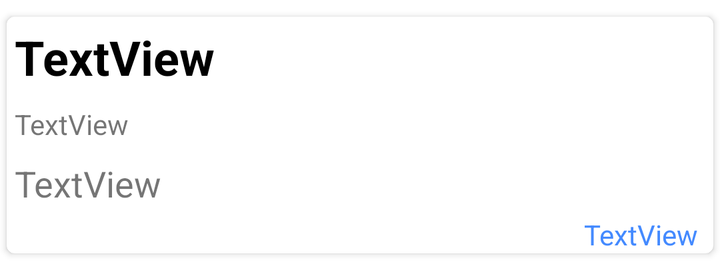
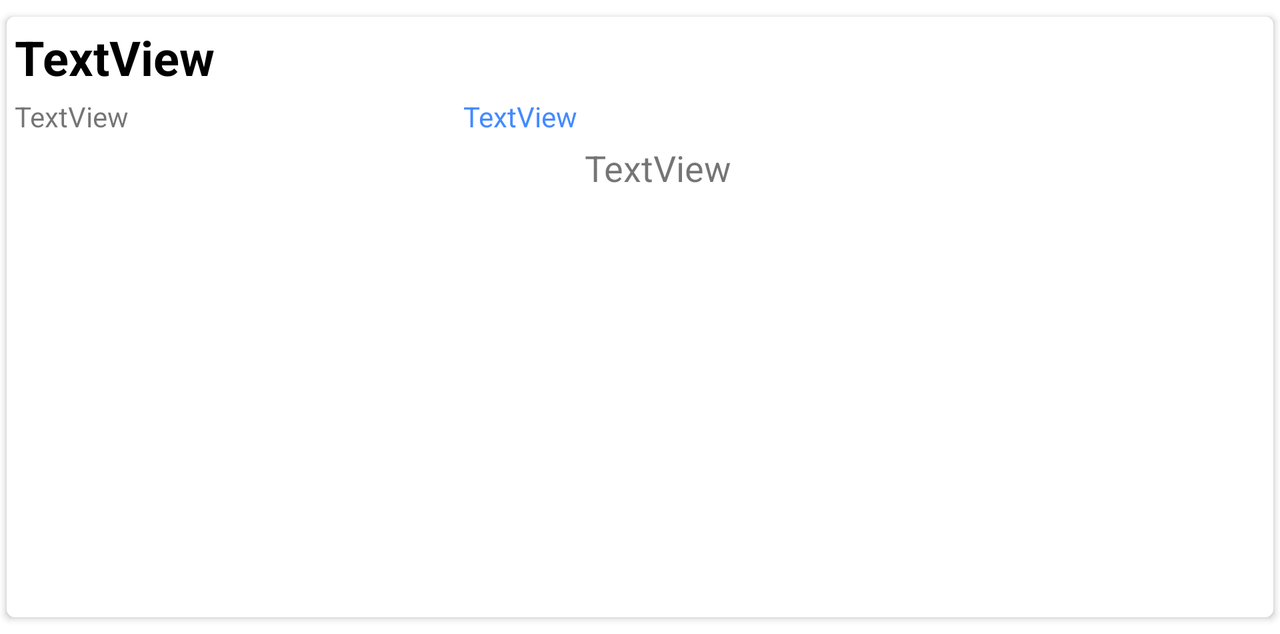

Two renders of one Android screen. The first uses the default layout on a phone; the second uses the alternative layout the repository ships for a different screen configuration, on a matching device. The two XML files are below.
<!-- AndroidManifest.xml: application theme AppTheme -->
<!-- res/layout/view_for_recycler.xml -->
<?xml version="1.0" encoding="utf-8"?>
<LinearLayout xmlns:android="http://schemas.android.com/apk/res/android"
    xmlns:app="http://schemas.android.com/apk/res-auto"
    xmlns:tools="http://schemas.android.com/tools"
    android:layout_width="match_parent"
    android:layout_height="wrap_content"
    android:orientation="horizontal"
    android:layout_marginTop="4dp"
    android:layout_marginBottom="4dp">

    <android.support.v7.widget.CardView
        android:id="@+id/cardView"
        android:layout_width="match_parent"
        android:layout_height="match_parent"
        app:cardCornerRadius="4dp"
        app:cardElevation="2dp"
        app:cardUseCompatPadding="true">

        <LinearLayout
            android:layout_width="match_parent"
            android:layout_height="match_parent"
            android:orientation="vertical">

            <TextView
                android:id="@+id/title"
                android:layout_width="match_parent"
                android:layout_height="wrap_content"
                android:layout_margin="4dp"
                android:layout_weight="1"
                android:text="TextView"
                android:textColor="@android:color/black"
                android:textSize="24sp"
                android:textStyle="bold" />

            <TextView
                android:id="@+id/datePublished"
                android:layout_width="match_parent"
                android:layout_height="wrap_content"
                android:layout_margin="4dp"
                android:layout_weight="1"
                android:text="TextView" />

            <ImageView
                android:id="@+id/thumbnail"
                android:layout_width="match_parent"
                android:layout_height="wrap_content"
                android:layout_margin="0dp"
                android:layout_weight="1"
                android:adjustViewBounds="true"
                android:scaleType="centerCrop"
                app:srcCompat="@drawable/placeholder" />

            <TextView
                android:id="@+id/description"
                android:layout_width="match_parent"
                android:layout_height="wrap_content"
                android:layout_margin="4dp"
                android:layout_weight="1"
                android:text="TextView"
                android:textSize="18sp" />

            <TextView
                android:id="@+id/outlet"
                android:layout_width="match_parent"
                android:layout_height="wrap_content"
                android:layout_marginRight="8dp"
                android:layout_weight="1"
                android:text="TextView"
                android:textAlignment="textEnd"
                android:textColor="#448AFF" />
        </LinearLayout>

    </android.support.v7.widget.CardView>

</LinearLayout>
<!-- resources referenced by this layout -->
<resources>
  <style name="AppTheme" parent="Theme.AppCompat.Light.DarkActionBar">
          
          <item name="colorPrimary">@color/primary</item>
          <item name="colorPrimaryDark">@color/primary_dark</item>
          <item name="colorAccent">@color/accent</item>
          <item name="android:textColorSecondary">@color/secondary_text</item>
          <item name="android:icon">@color/icons</item>
          <item name="android:windowBackground">@color/icons</item>
      </style>
  <color name="primary">#3F51B5</color>
  <color name="primary_dark">#303F9F</color>
  <color name="accent">#FF5252</color>
  <color name="secondary_text">#757575</color>
  <color name="icons">#FFFFFF</color>
</resources>
<!-- res/layout-land/view_for_recycler.xml (the repository's variant of the layout above) -->
<!-- drawn on the phone turned sideways -->
<?xml version="1.0" encoding="utf-8"?>
<LinearLayout xmlns:android="http://schemas.android.com/apk/res/android"
    xmlns:app="http://schemas.android.com/apk/res-auto"
    xmlns:tools="http://schemas.android.com/tools"
    android:layout_width="match_parent"
    android:layout_height="wrap_content"
    android:layout_marginBottom="4dp"
    android:layout_marginTop="4dp"
    android:orientation="horizontal">

    <android.support.v7.widget.CardView
        android:layout_width="match_parent"
        android:layout_height="match_parent"
        app:cardCornerRadius="4dp"
        app:cardElevation="2dp"
        app:cardUseCompatPadding="true">

        <android.support.constraint.ConstraintLayout
            android:layout_width="match_parent"
            android:layout_height="match_parent">

            <ImageView
                android:id="@+id/thumbnail"
                android:layout_width="0dp"
                android:layout_height="241dp"
                android:layout_margin="0dp"
                android:layout_marginBottom="8dp"
                android:layout_marginEnd="8dp"
                android:layout_marginStart="8dp"
                android:layout_marginTop="8dp"
                android:layout_weight="1"
                android:adjustViewBounds="true"
                android:scaleType="centerCrop"
                app:layout_constraintBottom_toBottomOf="parent"
                app:layout_constraintEnd_toStartOf="@+id/guideline2"
                app:layout_constraintHorizontal_bias="0.705"
                app:layout_constraintStart_toStartOf="parent"
                app:layout_constraintTop_toBottomOf="@+id/outlet"
                app:srcCompat="@drawable/placeholder" />

            <TextView
                android:id="@+id/datePublished"
                android:layout_width="wrap_content"
                android:layout_height="16dp"
                android:layout_margin="4dp"
                android:layout_marginStart="8dp"
                android:layout_marginTop="8dp"
                android:layout_weight="1"
                android:text="TextView"
                app:layout_constraintStart_toStartOf="parent"
                app:layout_constraintTop_toBottomOf="@+id/title" />

            <TextView
                android:id="@+id/title"
                android:layout_width="match_parent"
                android:layout_height="wrap_content"
                android:layout_margin="4dp"
                android:layout_marginEnd="8dp"
                android:layout_marginStart="8dp"
                android:layout_marginTop="8dp"
                android:layout_weight="1"
                android:text="TextView"
                android:textColor="@android:color/black"
                android:textSize="24sp"
                android:textStyle="bold"
                app:layout_constraintEnd_toEndOf="parent"
                app:layout_constraintStart_toStartOf="parent"
                app:layout_constraintTop_toTopOf="parent" />

            <TextView
                android:id="@+id/outlet"
                android:layout_width="wrap_content"
                android:layout_height="wrap_content"
                android:layout_weight="1"
                android:text="TextView"
                android:textAlignment="textEnd"
                android:textColor="#448AFF"
                app:layout_constraintBaseline_toBaselineOf="@+id/datePublished"
                app:layout_constraintEnd_toEndOf="@+id/thumbnail" />

            <TextView
                android:id="@+id/description"
                android:layout_width="0dp"
                android:layout_height="0dp"
                android:layout_margin="4dp"
                android:layout_marginBottom="8dp"
                android:layout_marginEnd="8dp"
                android:layout_weight="1"
                android:text="TextView"
                android:textSize="18sp"
                app:layout_constraintBottom_toBottomOf="parent"
                app:layout_constraintEnd_toEndOf="parent"
                app:layout_constraintStart_toStartOf="@+id/guideline2"
                app:layout_constraintTop_toTopOf="@+id/thumbnail" />

            <android.support.constraint.Guideline
                android:id="@+id/guideline2"
                android:layout_width="wrap_content"
                android:layout_height="wrap_content"
                android:orientation="vertical"
                app:layout_constraintGuide_percent="0.45" />
        </android.support.constraint.ConstraintLayout>

    </android.support.v7.widget.CardView>

</LinearLayout>
